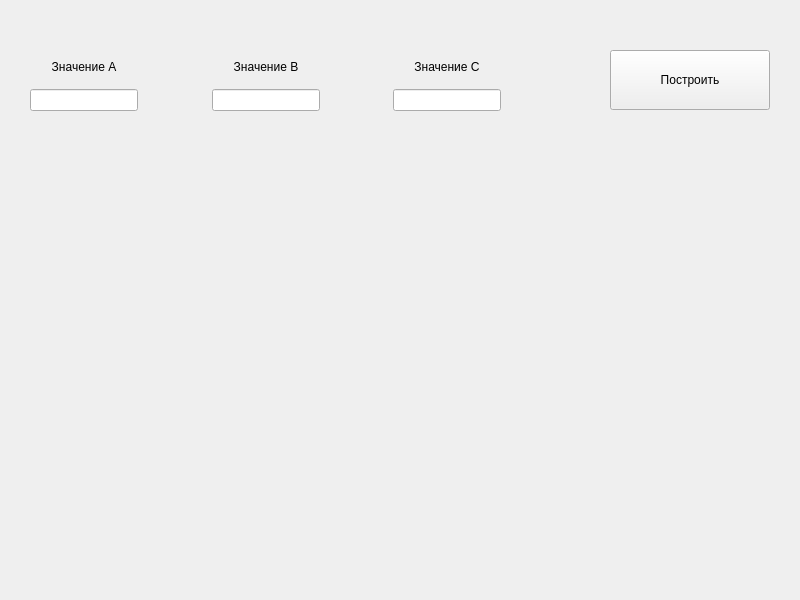
<?xml version="1.0" encoding="UTF-8"?>
<ui version="4.0">
 <class>lineGEN</class>
 <widget class="QWidget" name="lineGEN">
  <property name="geometry">
   <rect>
    <x>0</x>
    <y>0</y>
    <width>800</width>
    <height>600</height>
   </rect>
  </property>
  <property name="windowTitle">
   <string>Form</string>
  </property>
  <widget class="QCustomPlot" name="widget" native="true">
   <property name="geometry">
    <rect>
     <x>30</x>
     <y>130</y>
     <width>750</width>
     <height>450</height>
    </rect>
   </property>
  </widget>
  <widget class="QPushButton" name="pushButton">
   <property name="geometry">
    <rect>
     <x>610</x>
     <y>50</y>
     <width>160</width>
     <height>60</height>
    </rect>
   </property>
   <property name="text">
    <string>Построить</string>
   </property>
  </widget>
  <widget class="QLabel" name="label_4">
   <property name="geometry">
    <rect>
     <x>330</x>
     <y>20</y>
     <width>146</width>
     <height>25</height>
    </rect>
   </property>
   <property name="text">
    <string/>
   </property>
   <property name="pixmap">
    <pixmap>../../kursachFoto/lineOb.jpg</pixmap>
   </property>
  </widget>
  <widget class="QLabel" name="label_5">
   <property name="geometry">
    <rect>
     <x>0</x>
     <y>0</y>
     <width>811</width>
     <height>601</height>
    </rect>
   </property>
   <property name="text">
    <string/>
   </property>
   <property name="pixmap">
    <pixmap>../../kursachFoto/fon.png</pixmap>
   </property>
  </widget>
  <widget class="QWidget" name="layoutWidget">
   <property name="geometry">
    <rect>
     <x>30</x>
     <y>50</y>
     <width>471</width>
     <height>61</height>
    </rect>
   </property>
   <layout class="QGridLayout" name="gridLayout">
    <item row="0" column="1">
     <spacer name="horizontalSpacer">
      <property name="orientation">
       <enum>Qt::Horizontal</enum>
      </property>
      <property name="sizeHint" stdset="0">
       <size>
        <width>40</width>
        <height>20</height>
       </size>
      </property>
     </spacer>
    </item>
    <item row="0" column="3">
     <spacer name="horizontalSpacer_2">
      <property name="orientation">
       <enum>Qt::Horizontal</enum>
      </property>
      <property name="sizeHint" stdset="0">
       <size>
        <width>40</width>
        <height>20</height>
       </size>
      </property>
     </spacer>
    </item>
    <item row="0" column="0">
     <widget class="QLabel" name="label">
      <property name="text">
       <string>Значение А</string>
      </property>
      <property name="alignment">
       <set>Qt::AlignCenter</set>
      </property>
     </widget>
    </item>
    <item row="0" column="4">
     <widget class="QLabel" name="label_3">
      <property name="text">
       <string>Значение C</string>
      </property>
      <property name="alignment">
       <set>Qt::AlignCenter</set>
      </property>
     </widget>
    </item>
    <item row="0" column="2">
     <widget class="QLabel" name="label_2">
      <property name="text">
       <string>Значение B</string>
      </property>
      <property name="alignment">
       <set>Qt::AlignCenter</set>
      </property>
     </widget>
    </item>
    <item row="1" column="0">
     <widget class="QLineEdit" name="lineEdit"/>
    </item>
    <item row="1" column="2">
     <widget class="QLineEdit" name="lineEdit_2"/>
    </item>
    <item row="1" column="4">
     <widget class="QLineEdit" name="lineEdit_3"/>
    </item>
   </layout>
  </widget>
  <zorder>label_5</zorder>
  <zorder>widget</zorder>
  <zorder>pushButton</zorder>
  <zorder>label</zorder>
  <zorder>label_2</zorder>
  <zorder>label_3</zorder>
  <zorder>lineEdit</zorder>
  <zorder>lineEdit_2</zorder>
  <zorder>lineEdit_3</zorder>
  <zorder>label_4</zorder>
  <zorder>layoutWidget</zorder>
 </widget>
 <customwidgets>
  <customwidget>
   <class>QCustomPlot</class>
   <extends>QWidget</extends>
   <header>qcustomplot.h</header>
   <container>1</container>
  </customwidget>
 </customwidgets>
 <resources/>
 <connections/>
</ui>
